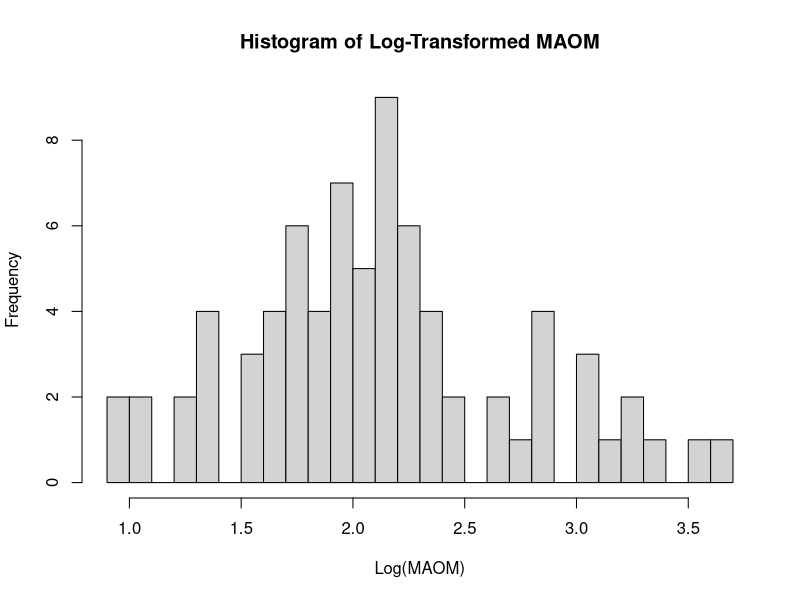
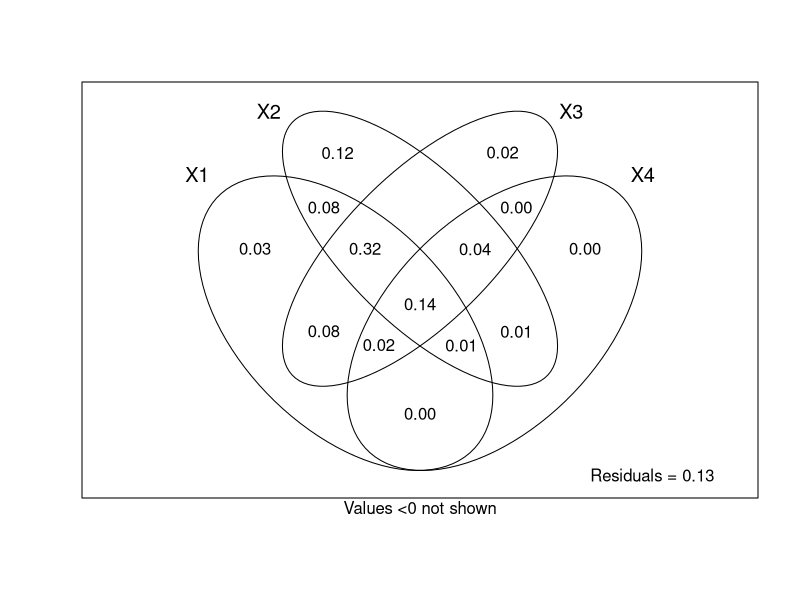

These figures' R source, in order:
# DISCLOSURE: Due to rancher privacy agreements, precise geographic coordinates used in the manuscript analyses are not included in this repository. The version of the code shared here uses county-level centroids as placeholders. 
# As a result, the results and figure from this analysis differ slightly from those in the published manuscript. However, all primary findings and interpreations remain consistent.

##### Step 1: Load Required Libraries
library(tidyverse)
library(vegan)
library(ggplot2)
library(car)
library(VennDiagram)

##### Step 2: Load Metadata
metadata <- read_csv("1.1_Metadata.csv")

##### Step 3: Define Predictor Groups
# Microbiome predictors
microbiome_predictors <- metadata %>%
  dplyr::select(Sample, Richness_16s, Evenness_16s, Shannons_16s, Biomass, FB_Ratio,
                Richness_ITS, Evenness_ITS, Shannons_ITS, vip_sum_16S_maoc_relab, vip_sum_ITS_maoc_relab) %>%
  mutate(across(-Sample, as.numeric))

# Physicochemical predictors
physicochemical_predictors <- metadata %>%
  dplyr::select(Sample, pom_c, total_n, maom_n, pom_n, pH, percent_clay, percent_sand, percent_silt, c_n_ratio)

# Management predictors
management_predictors <- metadata %>% dplyr::select(Sample, Adaptive_Score)

# Climate predictors
climate_predictors <- metadata %>%
  dplyr::select(Sample, mean_annual_temp, mean_annual_precip, PET_mm_day, radiation, Latitude, Longitude)

##### Step 4: Remove NA Values and Align Samples
# Drop NA values
microbiome_predictors <- na.omit(microbiome_predictors)
physicochemical_predictors <- na.omit(physicochemical_predictors)
management_predictors <- na.omit(management_predictors)
climate_predictors <- na.omit(climate_predictors)

# Align by common samples
common_samples <- Reduce(intersect, list(
  microbiome_predictors$Sample,
  physicochemical_predictors$Sample,
  management_predictors$Sample,
  climate_predictors$Sample
))

microbiome_predictors <- microbiome_predictors %>% filter(Sample %in% common_samples)
physicochemical_predictors <- physicochemical_predictors %>% filter(Sample %in% common_samples)
management_predictors <- management_predictors %>% filter(Sample %in% common_samples)
climate_predictors <- climate_predictors %>% filter(Sample %in% common_samples)

##### Step 5: Set Row Names and Remove Sample Columns
set_rownames <- function(df) {
  df <- as.data.frame(df)               # Convert tibble to data.frame
  rownames(df) <- df$Sample             # Assign row names
  df <- df[, !names(df) %in% "Sample"]  # Drop Sample column
  return(df)
}

microbiome_predictors <- set_rownames(microbiome_predictors)
physicochemical_predictors <- set_rownames(physicochemical_predictors)
management_predictors <- set_rownames(management_predictors)
climate_predictors <- set_rownames(climate_predictors)

##### Step 6: Scale Predictor Variables
scale_df <- function(df) {
  scaled <- as.data.frame(scale(df))
  rownames(scaled) <- rownames(df)
  return(scaled)
}

microbiome_scaled <- scale_df(microbiome_predictors)
physicochemical_scaled <- scale_df(physicochemical_predictors)
management_scaled <- scale_df(management_predictors)
climate_scaled <- scale_df(climate_predictors)

##### Step 7: Prepare Response Variable
response_variable_df <- metadata %>%
  dplyr::select(Sample, maom_c) %>%
  filter(Sample %in% rownames(microbiome_scaled), maom_c > 0) %>%  # Only keep positive values
  mutate(maom_c = log(maom_c))

response_variable <- response_variable_df$maom_c
names(response_variable) <- response_variable_df$Sample

hist(response_variable, main = "Histogram of Log-Transformed MAOM", xlab = "Log(MAOM)", breaks = 20)
print(shapiro.test(response_variable))

##### Step 8: Check Pairwise Correlations 
# This step identifies highly collinear variables (|r| > 0.9) within each predictor category.
# Collinearity can distort regression estimates and inflate the apparent influence of certain predictors.
check_correlation <- function(df, label) {
  cor_matrix <- cor(df, use = "pairwise.complete.obs")
  high_corr <- which(abs(cor_matrix) > 0.9, arr.ind = TRUE)
  high_corr <- high_corr[high_corr[,1] != high_corr[,2], ]
  cat("\nHighly correlated pairs in", label, ":\n")
  print(high_corr)
}

check_correlation(microbiome_scaled, "Microbiome")
check_correlation(physicochemical_scaled, "Physicochemical")
check_correlation(management_scaled, "Management")
check_correlation(climate_scaled, "Climate")

##### Step 9: Remove Collinear Predictors Based on Prior Inspection
# Based on the correlation matrices (Step 8), we manually remove variables that are highly collinear (|r| > 0.9).
# Removing these variables helps prevent redundancy and instability in downstream regression models.
# This step improves model interpretability and avoids inflated variance in coefficient estimates.
# You may need to revisit this step after calculating VIF scores in Step 10 to further refine the predictor set.
microbiome_clean <- microbiome_scaled %>% select(-Richness_16s)
physicochemical_clean <- physicochemical_scaled %>% select(-pom_n, -percent_silt, -maom_n, -total_n)
climate_clean <- climate_scaled %>% select(-Latitude, -radiation, -PET_mm_day)

##### Step 10: Calculate Variance Inflation Factor (VIF)
# VIF quantifies how much the variance of a regression coefficient is inflated due to multicollinearity.
# As a rule of thumb, variables with VIF > 5 may introduce instability in the model due to collinearity with other predictors.
# If any variables exceed this threshold, return to Step 9 and remove those variables from the predictor set.
# It's important to re-check VIF after any removal to ensure remaining variables are stable.

check_vif <- function(df, y, label) {
  model <- lm(y ~ ., data = df)
  vif_scores <- car::vif(model)
  cat("\n", label, "VIF:\n")
  print(vif_scores)
}

check_vif(microbiome_clean, response_variable, "Microbiome")
check_vif(physicochemical_clean, response_variable, "Physicochemical")
check_vif(climate_clean, response_variable, "Climate")

##### Step 11: Confirm Sample Alignment
common_samples <- Reduce(intersect, list(
  rownames(microbiome_clean),
  rownames(physicochemical_clean),
  rownames(climate_clean),
  rownames(management_scaled),
  names(response_variable)
))

##### Step 12: Variance Partitioning
varpart_results <- varpart(
  response_variable,
  microbiome_clean,
  physicochemical_clean,
  climate_clean,
  management_scaled
)

print(varpart_results)
plot(varpart_results, main = "Variance Partitioning of Predictors")

##### Step 13: Extract and Summarize Variance Fractions
# Results from 'final_df' were used to generate the upset plot included in the manuscript.
# This table combines both individual and combined variance contributions from each predictor category.

fract <- varpart_results$part$fract
indfract <- varpart_results$part$indfract

individual_names <- c("Microbiome (X1 | X2+X3+X4)",
                      "Physicochemical (X2 | X1+X3+X4)",
                      "Climate (X3 | X1+X2+X4)",
                      "Management (X4 | X1+X2+X3)")

indfract_df <- data.frame(
  Fraction = rownames(indfract)[1:4],
  Predictor_Category = individual_names,
  Df = indfract$Df[1:4],
  R.square = indfract$Adj.R.square[1:4],
  Adj.R.square = NA,
  Testable = indfract$Testable[1:4]
)

main_names <- c("Microbiome", "Physicochemical", "Climate", "Management",
                "Microbiome + Physicochemical", "Microbiome + Climate",
                "Microbiome + Management", "Physicochemical + Climate",
                "Physicochemical + Management", "Climate + Management",
                "Microbiome + Physicochemical + Climate",
                "Microbiome + Physicochemical + Management",
                "Microbiome + Climate + Management",
                "Physicochemical + Climate + Management", "All Combined")

fract_df <- data.frame(
  Fraction = rownames(fract),
  Predictor_Category = main_names,
  Df = fract$Df,
  R.square = fract$R.square,
  Adj.R.square = fract$Adj.R.square,
  Testable = fract$Testable
)

final_df <- rbind(fract_df, indfract_df)
print(final_df)

##### Step 14: Redundancy Analysis (RDA) and Permutation Test
# Test whether adding Microbiome predictors significantly improves model over Physicochemical-only
rda_phys <- rda(response_variable ~ ., data = physicochemical_clean)
rda_phys_micro <- rda(response_variable ~ ., data = cbind(physicochemical_clean, microbiome_clean))

anova_result <- anova(rda_phys, rda_phys_micro, permutations = 9999)
print(anova_result)

cat("\nRDA Adjusted R² Values:\n")
cat("Physicochemical-only: R² =", round(RsquareAdj(rda_phys)$r.squared, 3),
    ", Adj-R² =", round(RsquareAdj(rda_phys)$adj.r.squared, 3), "\n")
cat("Phys + Microbiome:    R² =", round(RsquareAdj(rda_phys_micro)$r.squared, 3),
    ", Adj-R² =", round(RsquareAdj(rda_phys_micro)$adj.r.squared, 3), "\n")
